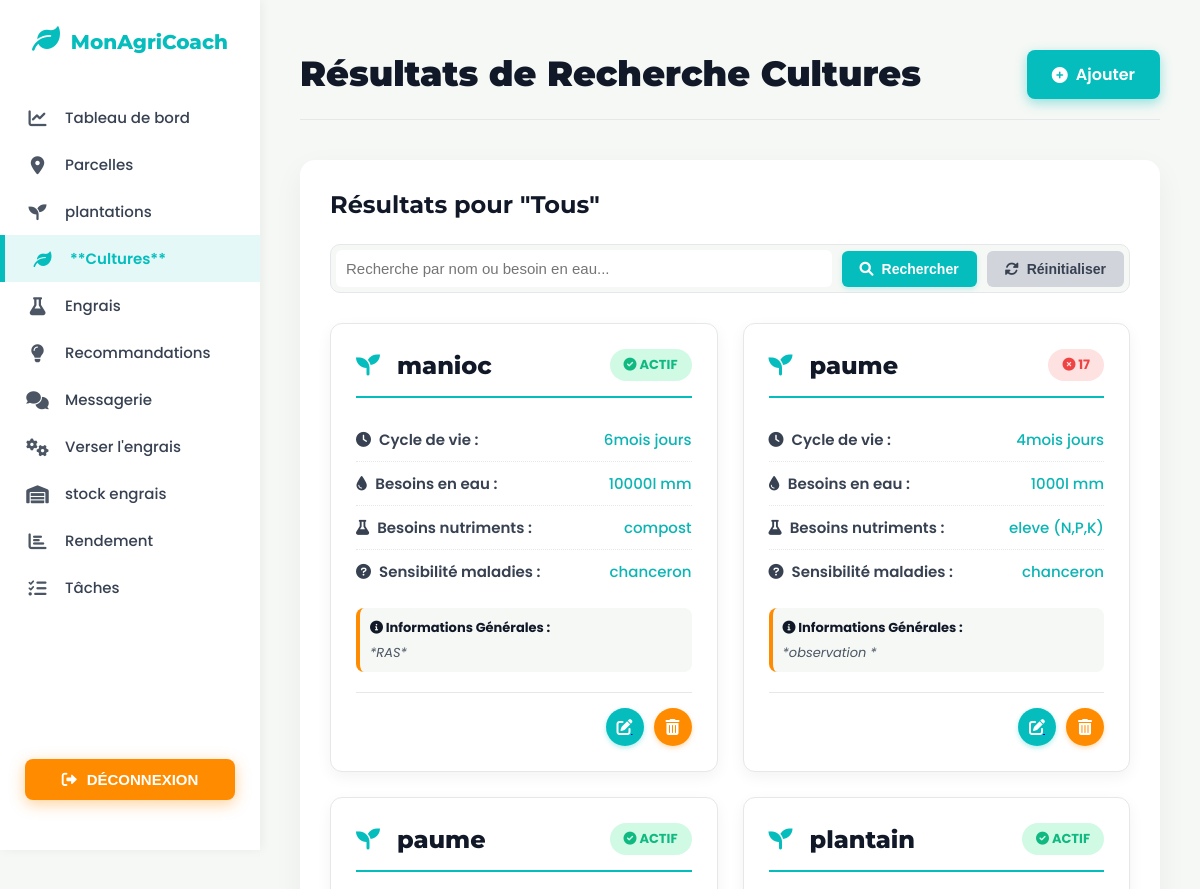
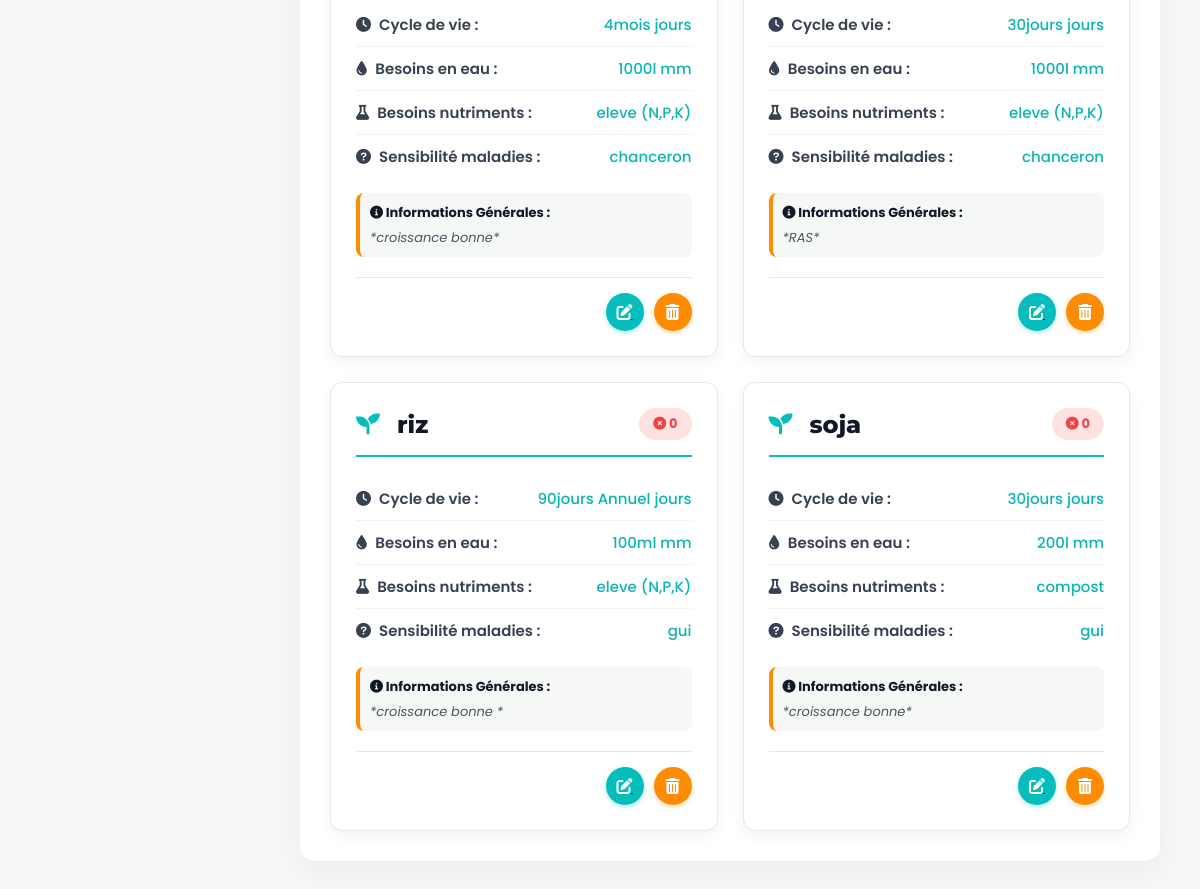
Screenshot of /recherche_culture.php (signed in) with the database file from the repository (2 pictures, top to bottom).
### tables this page shows
CREATE TABLE `culture` (
  `id` int(11) NOT NULL,
  `nom_commun` varchar(255) NOT NULL,
  `cycle_de_vie_jours` varchar(255) NOT NULL,
  `besoins_eau_mm` varchar(255) NOT NULL,
  `besoins_nutriments` text NOT NULL,
  `sensibilite_maladies` text NOT NULL,
  `informations_generales` text NOT NULL,
  `id_agriculteur` int(11) NOT NULL,
  `statut` varchar(255) NOT NULL
);

### recherche_culture.php (the view, shortened to what this page needs)
<?php
require_once 'db.php';
$userId = $_SESSION['user_id'];
$cultures = [];
$params = [':userId' => $userId];
$query_string = "SELECT
                    c.id,
                    c.nom_commun,
                    c.cycle_de_vie_jours,
                    c.besoins_eau_mm,
                    c.besoins_nutriments,
                    c.sensibilite_maladies,
                    c.informations_generales,
                    c.statut,
                    u.nom AS nom_agriculteur
                FROM culture AS c
                JOIN utilisateur AS u ON c.id_agriculteur = u.id
                WHERE u.id = :userId AND u.type_utilisateur = 'agriculteur'";
$query_string .= " ORDER BY c.nom_commun ASC";
try{
    $stmt = $pdo->prepare($query_string);
    $stmt->execute($params);
    $cultures = $stmt->fetchAll(PDO::FETCH_ASSOC);
} catch (PDOException $e) {
    error_log("Erreur de recherche des cultures: " . $e->getMessage());
    $error_message = "Erreur de récupération des cultures : Une erreur technique est survenue.";
}
?>
<!DOCTYPE html>
<html lang="fr">
<head>
    <link rel="stylesheet" href="https://cdnjs.cloudflare.com/ajax/libs/font-awesome/6.0.0-beta3/css/all.min.css">
</head>
<body>
    <nav class="sidebar">
        <a href="index.php" class="logo">
                <i class="fas fa-leaf"></i> MonAgriCoach
            </a>
        <ul>
           <li><a href="farmer_dashboard.php"><i class="fas fa-chart-line"></i> Tableau de bord</a></li>
            <li> <a href="liste_parcelle.php"><i class="fas fa-map-marker-alt"></i> Parcelles</a></li>
            <li> <a href="liste_plantation.php"><i class="fas fa-seedling"></i> plantations</a></li>
            <li><a href="liste_culture.php"><i class="fas fa-leaf"></i>  **Cultures** </a></li>
            <li><a href="liste_intrant.php"><i class="fas fa-flask"></i> Engrais</a></li>
            <li> <a href="liste_recom.php"><i class="fas fa-lightbulb"></i> Recommandations</a></li>
            <li> <a href="liste_message_agri.php"><i class="fas fa-comments"></i> Messagerie</a></li>
            <li><a href="liste_appli_intrant.php"><i class="fas fa-cogs"></i>Verser l'engrais</a></li>
            <li> <a href="liste_st_intrant.php"><i class="fas fa-warehouse"></i> stock engrais</a></li>
            <li><a href="liste_re.php"><i class="fas fa-chart-bar"></i> Rendement</a></li>
            <li><a href="liste_taches.php"><i class="fas fa-tasks"></i> Tâches</a></li>
        </ul>
        <div class="btn-deconnexion-wrapper">
            <div class="btn_lien">
                <button >
                    <a href="deconnexion.php">
                        <i class="fas fa-sign-out-alt"></i> DÉCONNEXION
                    </a>
                </button>
            </div>
        </div>
    </nav>
    <div class="main-content">
        <div class="header">
            <h1>Résultats de Recherche Cultures</h1>
            <a href="culture.php" class="add-new-link">
                <i class="fas fa-plus-circle"></i> Ajouter
            </a>
        </div>
        <div class="content-container">
            <h2>Résultats pour "<?= htmlspecialchars($_GET['recherche'] ?? 'Tous'); ?>"</h2>
            <form action="recherche_culture.php" method="GET" class="search-form">
                <input type="text" name="recherche" placeholder="Recherche par nom ou besoin en eau..." id="search_query" value="<?= htmlspecialchars($_GET['recherche'] ?? ''); ?>">
                <button type="submit"><i class="fas fa-search"></i> Rechercher</button>
                <button type="button" onclick="window.location.href='liste_culture.php'"><i class="fas fa-sync-alt"></i> Réinitialiser</button>
            </form>
            <?php if (count($cultures) > 0): ?>
                <div class="cultures-grid">
                    <?php foreach($cultures as $culture ):
                        $statut_class = (strtolower($culture['statut']) == 'actif') ? 'statut-actif' : 'statut-inactif';
                        $statut_icon = (strtolower($culture['statut']) == 'actif') ? 'fas fa-check-circle' : 'fas fa-times-circle';
                        $maladie_icon = '';
                        switch (strtolower($culture['sensibilite_maladies'])) {
                            default:
                                $maladie_icon = 'fas fa-question-circle';
                                break;
                        }
                    ?>
                        <div class="culture-card">
                            <div class="card-header-culture">
                                <h3><i class="fas fa-seedling"></i> <?= htmlspecialchars($culture['nom_commun']); ?></h3>
                                <div class="statut-cell">
                                    <span class="<?= $statut_class; ?>">
                                        <i class="<?= $statut_icon; ?>"></i> <?= htmlspecialchars($culture['statut']); ?>
                                    </span>
                                </div>
                            </div>
                            <div class="card-body-culture">
                                <p><strong><i class="fas fa-clock"></i> Cycle de vie :</strong> <span><?= htmlspecialchars($culture['cycle_de_vie_jours']); ?> jours</span></p>
                                <p><strong><i class="fas fa-tint"></i> Besoins en eau :</strong> <span><?= htmlspecialchars($culture['besoins_eau_mm']); ?> mm</span></p>
                                <p><strong><i class="fas fa-flask"></i> Besoins nutriments :</strong> <span><?= htmlspecialchars($culture['besoins_nutriments']); ?></span></p>
                                <p><strong><i class="<?= $maladie_icon; ?>"></i> Sensibilité maladies :</strong> <span><?= htmlspecialchars($culture['sensibilite_maladies']); ?></span></p>
                                <div class="info-generale">
                                    <strong><i class="fas fa-info-circle"></i> Informations Générales :</strong>
                                    *<?= htmlspecialchars($culture['informations_generales']); ?>*
                                </div>
                                </div>
                            <div class="card-actions-culture">
                                <a href="modifier_culture.php?id=<?= $culture['id']; ?>" title="Modifier">
                                    <i class="fas fa-edit"></i>
                                </a>
                                <form action="supprime_culture.php" method="POST" onsubmit="return confirm('Êtes-vous sûr de vouloir supprimer la culture : <?= htmlspecialchars($culture['nom_commun']); ?> ?');" style="display:inline;">
                                    <button type="submit" title="Supprimer" class="delete-button">
                                        <i class="fas fa-trash-alt"></i>
                                    </button>
                                </form>
                            </div>
                        </div>
                    <?php endforeach; ?>
                </div>
            <?php else: ?>
                <p><i class="fas fa-info-circle"></i> Aucune culture ne correspond à vos critères de recherche.</p>
            <?php endif; ?>
        </div>
    </div>
</body>
</html>

### rows the page displays
culture: nom_commun "manioc", statut "ACTIF", cycle_de_vie_jours "6mois", besoins_eau_mm "10000l", besoins_nutriments "compost", sensibilite_maladies "chanceron", informations_generales "RAS"
culture: nom_commun "paume", statut "17", cycle_de_vie_jours "4mois", besoins_eau_mm "1000l", besoins_nutriments "eleve (N,P,K)", sensibilite_maladies "chanceron", informations_generales "observation"
culture: nom_commun "paume", statut "ACTIF", cycle_de_vie_jours "4mois", besoins_eau_mm "1000l", besoins_nutriments "eleve (N,P,K)", sensibilite_maladies "chanceron", informations_generales "croissance bonne"
culture: nom_commun "plantain", statut "ACTIF", cycle_de_vie_jours "30jours", besoins_eau_mm "1000l", besoins_nutriments "eleve (N,P,K)", sensibilite_maladies "chanceron", informations_generales "RAS"
culture: nom_commun "riz", statut "0", cycle_de_vie_jours "90jours Annuel", besoins_eau_mm "100ml", besoins_nutriments "eleve (N,P,K)", sensibilite_maladies "gui", informations_generales "croissance bonne"
culture: nom_commun "soja", statut "0", cycle_de_vie_jours "30jours", besoins_eau_mm "200l", besoins_nutriments "compost", sensibilite_maladies "gui", informations_generales "croissance bonne"

### other values shown
$_GET['recherche'] "Tous"
